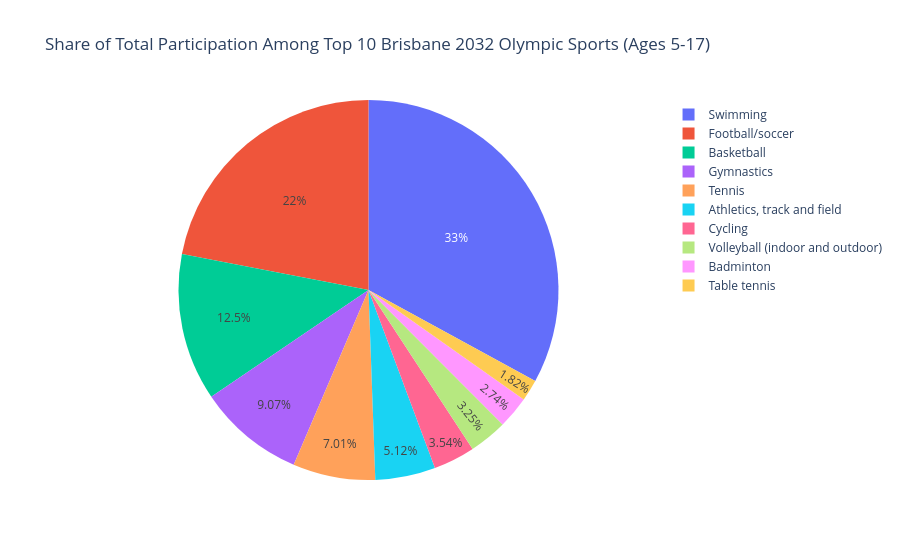

The notebook cell this image was saved under:
### Code cell
fig_pie = px.pie(
    df_olympic_top10,
    values='total',
    names='Sports Name',
    title='Share of Total Participation Among Top 10 Brisbane 2032 Olympic Sports (Ages 5-17)'
)
fig_pie.show()

### Figure 1 — Plotly figure (JSON) as saved in the notebook; plotly's stock layout.template omitted (floating-point values rounded to 4 significant figures)
{"data": [{"domain": {"x": [0, 1], "y": [0, 1]}, "hovertemplate": "Sports Name=%{label}<br>total=%{value}<extra></extra>", "labels": ["Swimming", "Football/soccer", "Basketball", "Gymnastics", "Tennis", "Athletics, track and field", "Cycling", "Volleyball (indoor and outdoor)", "Badminton", "Table tennis"], "legendgroup": "", "name": "", "showlegend": true, "type": "pie", "values": [1323000.0, 882300.0, 502500.0, 364200.0, 281500.0, 205400.0, 142200.0, 130500.0, 110000.0, 73190.0]}], "layout": {"legend": {"tracegroupgap": 0}, "title": {"text": "Share of Total Participation Among Top 10 Brisbane 2032 Olympic Sports (Ages 5-17)"}}}
